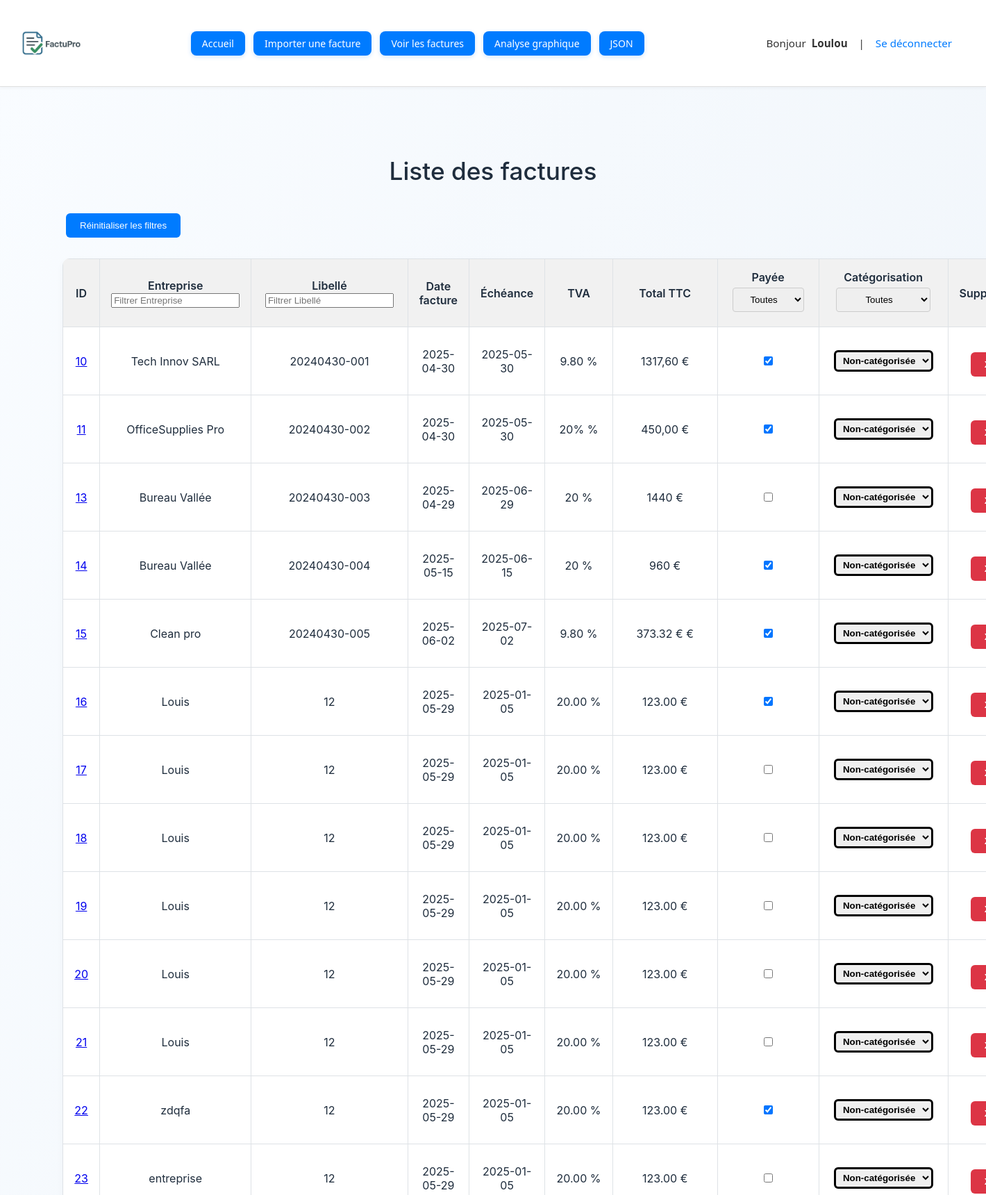
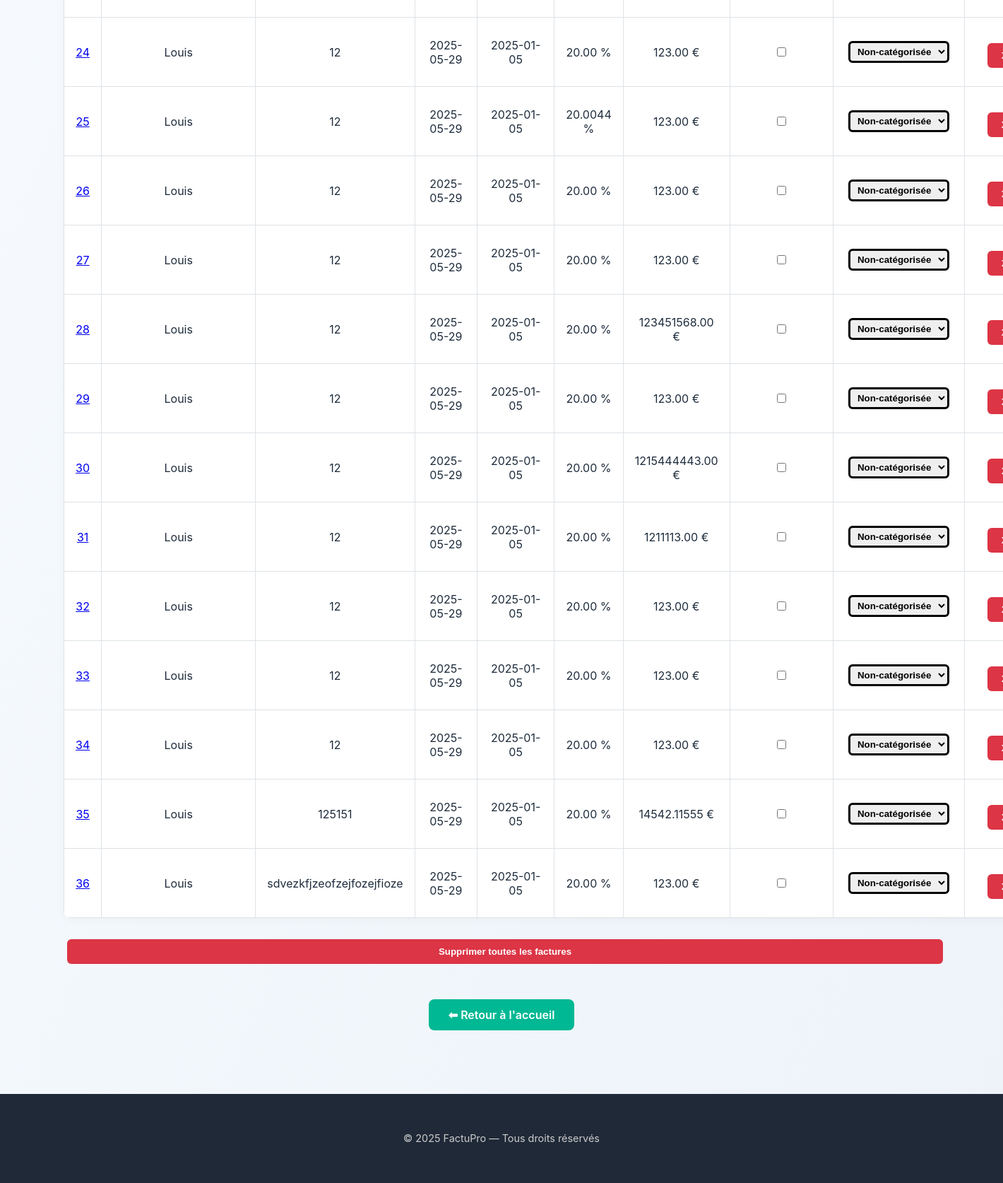
Screenshot of /factures (signed in) with the database file from the repository (2 pictures, top to bottom).
### tables this page shows
CREATE TABLE factures (
            id INTEGER PRIMARY KEY AUTOINCREMENT,
            fournisseur TEXT,
            date_facture TEXT,
            numero_facture TEXT,
            montant_total TEXT,
            TVA TEXT,
            utilisateur_id INTEGER,
            nom_fichier TEXT,
            facture_payee INTEGER DEFAULT 0,
            numero_client TEXT,
            echeance TEXT,
            somme_finale TEXT, payee INTEGER,
            FOREIGN KEY (utilisateur_id) REFERENCES utilisateurs(id)
        );

### app.py (the view)
@app.route('/factures')
def afficher_factures():
    conn = sqlite3.connect('factures.db')
    conn.row_factory = sqlite3.Row
    c = conn.cursor()
    c.execute('SELECT * FROM factures WHERE utilisateur_id = ?', (session['utilisateur_id'],))
    factures = c.fetchall()
    conn.close()
    categories = ["Non-catégorisée", "Électricité", "Eau", "Internet", "Téléphone", "Assurance", "Autre"]
    return render_template('factures.html', factures=factures, categories=categories)

### app.py (called while the page is built)
@app.before_request
def verifier_connexion():
    if request.endpoint in ['upload', 'afficher_factures', 'analyse'] and 'utilisateur_id' not in session:
        return redirect(url_for('login'))

@app.context_processor
def injecter_pseudo():
    return {"pseudo": session.get("pseudo")}

### templates/factures.html (shortened to what this page needs)
<!DOCTYPE html>
<html lang="fr">
<head>
    <link rel="stylesheet" href="{{ url_for('static', filename='style.css') }}">
</head>
<body>
    {% include 'header.html' %}
    <div class="container">
        <h1>Liste des factures</h1>
        <button type="button" onclick="location.reload();">Réinitialiser les filtres</button>
        <table id = "table-factures">
          <thead>
            <tr>
                <th>ID</th>
                <th>Entreprise <br><input type="text" placeholder="Filtrer Entreprise" class="filter-input" data-col="1"></th>
                <th>Libellé <br><input type="text" placeholder="Filtrer Libellé" class="filter-input" data-col="2"></th>
                <th>Date facture</th>
                <th>Échéance</th>
                <th>TVA</th>
                <th>Total TTC</th>
                <th>Payée <br>
                  <select id="filter-paid" title="Filtrer les factures payées" data-col="7" style="text-align: center; text-align-last: center;">
                    <option value="toutes">Toutes</option>
                  </select>
                </th>
                <th>
                  Catégorisation <br>
                  <select class="filter-input" data-col="8" style="text-align: center; text-align-last: center;">
                    <option value="">Toutes</option>
                  </select>
                </th>
                <th>Supprimer</th>
            </tr>
          </thead>
            {% for f in factures %}
            <tr>
                <td>
                    {% if f['nom_fichier'] %}
                      <a href="{{ url_for('telecharger_fichier', filename=f['nom_fichier']) }}" target="_blank" title="Télécharger la facture {{ f['id'] }}">
                        {{ f['id'] }}
                      </a>
                    {% else %}
                      {{ f['id'] }}
                    {% endif %}
                  </td>
                <td>{{ f['fournisseur'] }}</td>
                <td>{{ f['numero_facture'] }}</td>
                <td>{{ f['date_facture'] }}</td>
                <td>{{ f['echeance'] }}</td>
                <td>{{ f['TVA'] }} %</td>
                <td>{{ f['montant_total'] }} €</td>
                <td>
                    <form action="{{ url_for('toggle_payee', facture_id=f['id']) }}" method="post">
                        <input type="checkbox" name="checkbox_paiement" {% if f['facture_payee'] == 1 %}checked{% endif %} onchange="this.form.submit()">
                    </form>
                  </td>
<td class="categorie-cell {{ f['categorie']|lower|replace(' ', '_')|replace('é', 'e')|replace('-', '_') }}">
    <form method="POST" action="{{ url_for('modifier_categorie', facture_id=f['id']) }}">
      <select name="categorie" onchange="this.form.submit()">
        {% for cat in categories %}
          <option value="{{ cat }}" {% if f['categorie'] == cat %}selected{% endif %}>{{ cat }}</option>
        {% endfor %}
      </select>
    </form>
  </td>
                <td>
                    <form method="POST" action="/supprimer/{{ f['id'] }}" onsubmit="return confirm('Confirmer la suppression ?');">
                        <button type="submit" class="danger">X</button>
                    </form>
                </td>
            </tr>
            {% endfor %}
        </table>
        <form method="POST" action="/supprimer_tout" onsubmit="return confirm('Supprimer toutes les factures ?');">
            <button type="submit" class="danger full">Supprimer toutes les factures</button>
        </form>
        <div style="text-align:center">
            <a class="button" href="/">⬅ Retour à l'accueil</a>
        </div>
    </div>
    <footer class="footer">
        <p>&copy; 2025 FactuPro — Tous droits réservés</p>
    </footer>
</body>
</html>

### templates/header.html
<header class="header">
    <div class="logo">
        <img src="/static/logo.png" alt="Logo" style="height: 100px;">
    </div>
    <nav class="nav-links">
        <a href="/">Accueil</a>
        <a href="/upload">Importer une facture</a>
        <a href="/factures">Voir les factures</a>
        <a href="/analyse">Analyse graphique</a>
        <a href="/factures/json/page">JSON</a>
    </nav>
    <div class="user-info" style="text-align: right; padding: 15px 25px; font-size: 0.95em;">
        Bonjour <strong>{{ pseudo }}</strong> &nbsp; | &nbsp;
        <a href="/logout" style="color: #007bff; text-decoration: none;">Se déconnecter</a>
    </div>
</header>

### static/style.css (style rules this page uses)
body { font-family: 'Segoe UI', sans-serif; background-color: #007bff; color: #000000; margin: 0; padding: 0; }
h1 { text-align: center; margin-top: 40px; font-weight: 500; }
.container { max-width: 900px; margin: 0 auto; padding: 20px; }
a.button, button { display: inline-block; padding: 10px 20px; background-color: #007BFF; color: white; text-decoration: none; border-radius: 6px; border: none; margin: 10px 5px; cursor: pointer; }
form { text-align: center; margin-bottom: 20px; }
input[type="file"], input[type="date"], select { padding: 8px; border-radius: 4px; border: 1px solid #ccc; margin: 5px; }
table { width: 100%; border-collapse: collapse; margin-top: 20px; background-color: white; border-radius: 8px; overflow: hidden; }
th, td { padding: 12px; border: 1px solid #dee2e6; text-align: center; }
th { background-color: #f1f1f1; font-weight: 500; }
button, a.button { transition: background-color 0.2s ease; }
.header { background-color: #ffffff; border-bottom: 1px solid #e0e0e0; padding: 20px 40px; display: flex; align-items: center; justify-content: space-between; box-shadow: 0 2px 6px rgba(0, 0, 0, 0.05); }
.logo img { height: 60px; }
.user-info { text-align: right; padding: 15px 25px; font-size: 0.95em; }
.logo img { height: 50px; }
.container { max-width: 1200px; margin: 0 auto; padding: 40px 20px; }
h1 { text-align: center; font-size: 2.2em; margin-bottom: 30px; }
a.button { display: inline-block; margin: 40px auto 0; padding: 12px 28px; background-color: #00b894; color: white; text-decoration: none; border-radius: 8px; font-weight: 600; text-align: center; }
.footer { background-color: #1f2937; color: #ccc; padding: 40px 20px; text-align: center; font-size: 0.9em; margin-top: 60px; }
table { width: 100%; border-collapse: collapse; background-color: #fff; border-radius: 10px; box-shadow: 0 4px 12px rgba(0, 0, 0, 0.03); overflow: hidden; }
th, td { padding: 16px; border: 1px solid #dee2e6; text-align: center; }
th { background-color: #f1f1f1; font-weight: 600; }
form { display: inline; }
.button, .danger { display: inline-block; padding: 10px 20px; margin-top: 20px; background-color: #007BFF; color: white; text-decoration: none; border: none; border-radius: 6px; font-weight: 600; cursor: pointer; }
.danger { background-color: #dc3545; }
.full { display: block; width: 100%; margin-top: 30px; }
body { font-family: 'Inter', sans-serif; background: linear-gradient(to bottom right, #f9fcff, #edf3f9); margin: 0; padding: 0; color: #1f2d3d; }
.header { background-color: #fff; border-bottom: 1px solid #dee2e6; padding: 20px 40px; display: flex; align-items: center; justify-content: space-between; }
.header .logo { display: flex; align-items: center; }
.container { max-width: 1240px; margin: 0 auto; padding: 60px 20px 30px; }
.header { display: flex; align-items: center; justify-content: space-between; padding: 12px 24px; background-color: #ffffff; border-bottom: 1px solid #e0e0e0; box-shadow: 0 2px 4px rgba(0, 0, 0, 0.04); font-family: 'Segoe UI', sans-serif; }
.logo img { height: 36px; }
.nav-links { display: flex; gap: 12px; }
.nav-links a { display: inline-block; padding: 8px 16px; background-color: #007BFF; color: white; border-radius: 8px; text-decoration: none; font-weight: 500; font-size: 14px; transition: background-color 0.3s ease; box-shadow: 0 2px 6px rgba(0, 123, 255, 0.2); white-space: nowrap; }
.user-info { font-size: 14px; color: #333; display: flex; align-items: center; gap: 8px; }
.user-info a { color: #007BFF; text-decoration: none; font-weight: 500; }
.categorie-cell select { color: rgb(0, 0, 0); text-align: center; border: solid; font-weight: bold; padding: 4px 6px; border-radius: 6px; }

### rows the page displays
factures: id "10", fournisseur "Tech Innov SARL", numero_facture "20240430-001", date_facture "2025-04-30", echeance "2025-05-30", TVA "9.80", montant_total "1317,60", facture_payee "☑"
factures: id "11", fournisseur "OfficeSupplies Pro", numero_facture "20240430-002", date_facture "2025-04-30", echeance "2025-05-30", TVA "20%", montant_total "450,00", facture_payee "☑"
factures: id "13", fournisseur "Bureau Vallée", numero_facture "20240430-003", date_facture "2025-04-29", echeance "2025-06-29", TVA "20", montant_total "1440"
factures: id "14", fournisseur "Bureau Vallée", numero_facture "20240430-004", date_facture "2025-05-15", echeance "2025-06-15", TVA "20", montant_total "960", facture_payee "☑"
factures: id "15", fournisseur "Clean pro", numero_facture "20240430-005", date_facture "2025-06-02", echeance "2025-07-02", TVA "9.80", montant_total "373.32 €", facture_payee "☑"
factures: id "16", fournisseur "Louis", numero_facture "12", date_facture "2025-05-29", echeance "2025-01-05", TVA "20.00", montant_total "123.00", facture_payee "☑"
factures: id "17", fournisseur "Louis", numero_facture "12", date_facture "2025-05-29", echeance "2025-01-05", TVA "20.00", montant_total "123.00"
factures: id "18", fournisseur "Louis", numero_facture "12", date_facture "2025-05-29", echeance "2025-01-05", TVA "20.00", montant_total "123.00"
factures: id "19", fournisseur "Louis", numero_facture "12", date_facture "2025-05-29", echeance "2025-01-05", TVA "20.00", montant_total "123.00"
factures: id "20", fournisseur "Louis", numero_facture "12", date_facture "2025-05-29", echeance "2025-01-05", TVA "20.00", montant_total "123.00"
factures: id "21", fournisseur "Louis", numero_facture "12", date_facture "2025-05-29", echeance "2025-01-05", TVA "20.00", montant_total "123.00"
factures: id "22", fournisseur "zdqfa", numero_facture "12", date_facture "2025-05-29", echeance "2025-01-05", TVA "20.00", montant_total "123.00", facture_payee "☑"
factures: id "23", fournisseur "entreprise", numero_facture "12", date_facture "2025-05-29", echeance "2025-01-05", TVA "20.00", montant_total "123.00"
factures: id "24", fournisseur "Louis", numero_facture "12", date_facture "2025-05-29", echeance "2025-01-05", TVA "20.00", montant_total "123.00"
factures: id "25", fournisseur "Louis", numero_facture "12", date_facture "2025-05-29", echeance "2025-01-05", TVA "20.0044", montant_total "123.00"
factures: id "26", fournisseur "Louis", numero_facture "12", date_facture "2025-05-29", echeance "2025-01-05", TVA "20.00", montant_total "123.00"
factures: id "27", fournisseur "Louis", numero_facture "12", date_facture "2025-05-29", echeance "2025-01-05", TVA "20.00", montant_total "123.00"
factures: id "28", fournisseur "Louis", numero_facture "12", date_facture "2025-05-29", echeance "2025-01-05", TVA "20.00", montant_total "123451568.00"
factures: id "29", fournisseur "Louis", numero_facture "12", date_facture "2025-05-29", echeance "2025-01-05", TVA "20.00", montant_total "123.00"
factures: id "30", fournisseur "Louis", numero_facture "12", date_facture "2025-05-29", echeance "2025-01-05", TVA "20.00", montant_total "1215444443.00"
factures: id "31", fournisseur "Louis", numero_facture "12", date_facture "2025-05-29", echeance "2025-01-05", TVA "20.00", montant_total "1211113.00"
factures: id "32", fournisseur "Louis", numero_facture "12", date_facture "2025-05-29", echeance "2025-01-05", TVA "20.00", montant_total "123.00"
factures: id "33", fournisseur "Louis", numero_facture "12", date_facture "2025-05-29", echeance "2025-01-05", TVA "20.00", montant_total "123.00"
factures: id "34", fournisseur "Louis", numero_facture "12", date_facture "2025-05-29", echeance "2025-01-05", TVA "20.00", montant_total "123.00"
factures: id "35", fournisseur "Louis", numero_facture "125151", date_facture "2025-05-29", echeance "2025-01-05", TVA "20.00", montant_total "14542.11555"
factures: id "36", fournisseur "Louis", numero_facture "sdvezkfjzeofzejfozejfioze", date_facture "2025-05-29", echeance "2025-01-05", TVA "20.00", montant_total "123.00"

### other values shown
{{ pseudo }} "Loulou"
form field categorie "Non-catégorisée"
